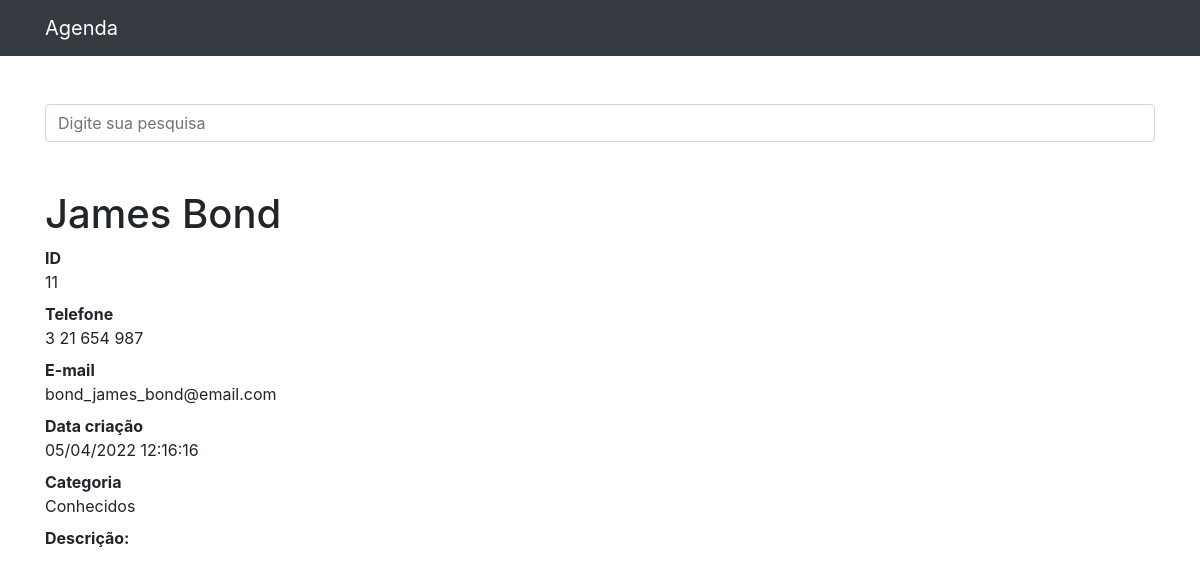
Page /11 on the committed database.
### contatos/models.py (models this page shows, shortened)
class Contato(models.Model):
    nome = models.CharField(max_length=255)
    sobrenome = models.CharField(max_length=255, blank=True)
    telefone = models.CharField(max_length=255)
    email = models.CharField(max_length=255, blank=True)
    data_criacao = models.DateTimeField(default=timezone.now)
    descricao = models.TextField(blank=True)
    categoria = models.ForeignKey(Categoria, on_delete=models.DO_NOTHING)
    mostrar = models.BooleanField(default=True)
    foto = models.ImageField(blank=True, upload_to='fotos/%Y/%m/%d')

class Categoria(models.Model):
    nome = models.CharField(max_length=255)
    def __str__(self):
        return self.nome

### contatos/views.py (the view)
# urls.py: path('<int:contato_id>', views.ver_contato, name='ver_contato'),
def ver_contato(request, contato_id):
    contato = get_object_or_404(Contato, id=contato_id)
    if not contato.mostrar:
        raise Http404()
    return render(request, 'contatos/ver_contato.html', {
        'contato': contato
    })

### contatos/templates/contatos/ver_contato.html (shortened to what this page needs)
{%extends 'base.html'%}
{%block conteudo%}
        <h1 class="mt-5">{{ contato.nome }} {{ contato.sobrenome }}</h1>
        <dl>
          <dt>ID</dt>
          <dd>{{ contato.id }}</dd>
          <dt>Telefone</dt>
          <dd>{{ contato.telefone }}</dd>
          <dt>E-mail</dt>
          <dd>{{ contato.email }}</dd>
          <dt>Data criação</dt>
          <dd>{{ contato.data_criacao|date:'d/m/Y H:i:s' }}</dd>
          <dt>Categoria</dt>
          <dd>{{ contato.categoria }}</dd>
          <dt>Descrição:</dt>
        </dl>
{%endblock%}

### rows in the picture
Contato: nome "James", sobrenome "Bond", id "11", telefone "3 21 654 987", email "bond_james_bond@email.com", data_criacao "05/04/2022 12:16:16", categoria "Conhecidos"
